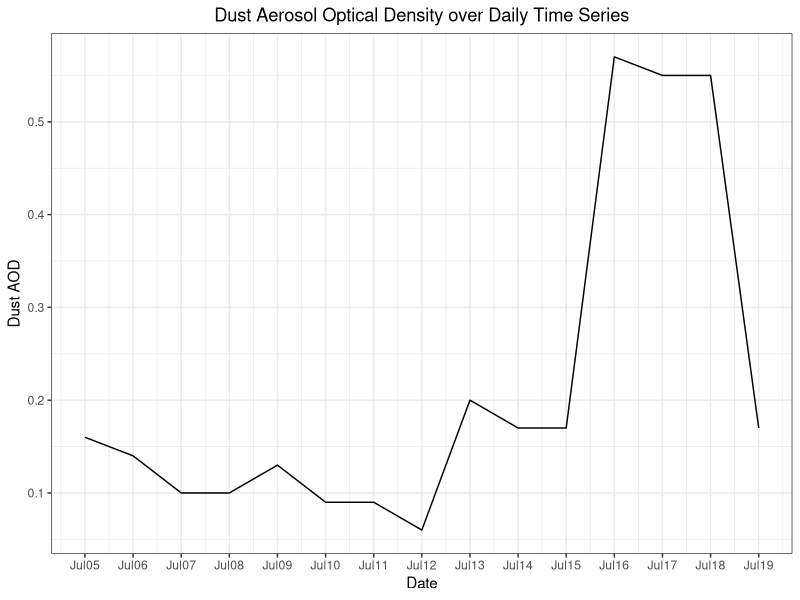
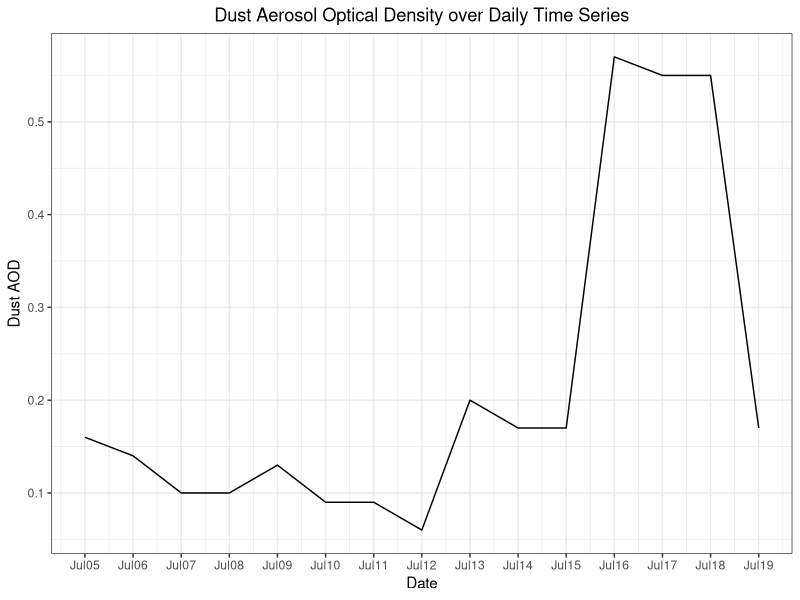

These charts were generated, in order, by the following R code:
## ---- chunk 1
library(here)
library(tidyverse)
library(lubridate)
library(kableExtra)
## ---- chunk 2
dust<- read_csv(here("data", "processed_data", "dust","dust_master.csv")) 
dust_all<- read_csv(here("data", "processed_data","tx_master.csv")) 
## ---- chunk 3
dust<- dust %>%
  filter(between(date,as.Date('2022-07-05'), as.Date('2022-07-19')))

dust_all<- dust_all %>%
  select(date, hr_cst, Dust) %>%
  filter(between(date, as.Date('2022-07-07'), as.Date('2022-07-19'))) 

dust_all<- dust_all %>%
  mutate(ymdh = paste(dust_all$date, dust_all$hr_cst, sep = "-")) #Combines Hour and Date
  
dust_all<- dust_all %>% #Set as YMDH
  mutate(ymdh = ymd_h(dust_all$ymdh))
## ---- chunk 4
dust %>% ggplot()+ geom_line(
  aes(x = date,
      y = t7sum))+
  labs(title = "Dust Aerosol Optical Density over Daily Time Series",
       x = "Date",
       y = "Dust AOD")+
  theme_bw()+
  scale_x_date(date_breaks = "1 day", date_labels = "%b%d") +
  theme(plot.title = element_text(hjust = 0.5))

ggsave(here("results", "plots", "dust_daily.png"))
## ---- chunk 5
dust_tbl<-
  dust %>%
  select(t1,t7,t13,t19,t7sum,date) %>%
  rename("1:00" = "t1",
         "7:00" = "t7",
         "13:00" = "t13",
         "19:00"= "t19",
         "Dust" = "t7sum",
         "Date" = "date") 

dust_tbl<-
  kable(dust_tbl[,c(6,1:5)])
dust_tbl
